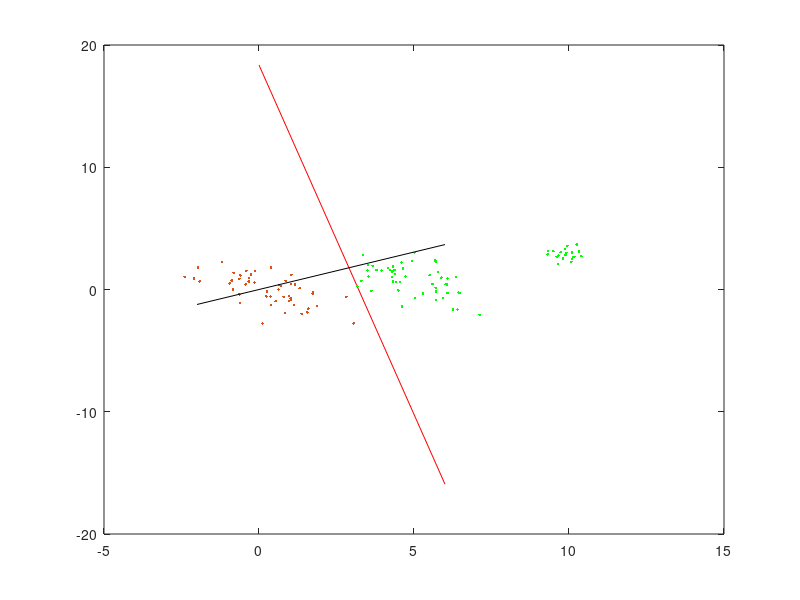

MATLAB code for this plot:
clear all;
close all;

data1 = load('data1.mat');

data2 = load('data2.mat');

X = data2.X;
y = data2.y;

% least squares
q = ones(size(X,1),1);

Xhat = horzcat(X,q);

w = pinv(Xhat)*y;

plot(X(:,1),X(:,2),'g.')     
hold on 
plot(X(1:50,1),X(1:50,2),'.')


wx = linspace(0,6,2);

plot(wx,(w(1)*wx+w(3))/-w(2),'r');

pause
close all;

%Fisher LDA


mean1 = mean(X(1:50,:));
mean2 = mean(X(51:100,:));

cov1 = cov(X(1:50,:));
cov2 = cov(X(51:100,:));

w = pinv(cov1+cov2)*(mean1 - mean2)';

wx = linspace(-2,6,2);
plot(X(:,1),X(:,2),'g.')     
hold on 
plot(X(1:50,1),X(1:50,2),'.')
plot(wx,(w(2)*wx/w(1)),'k');

